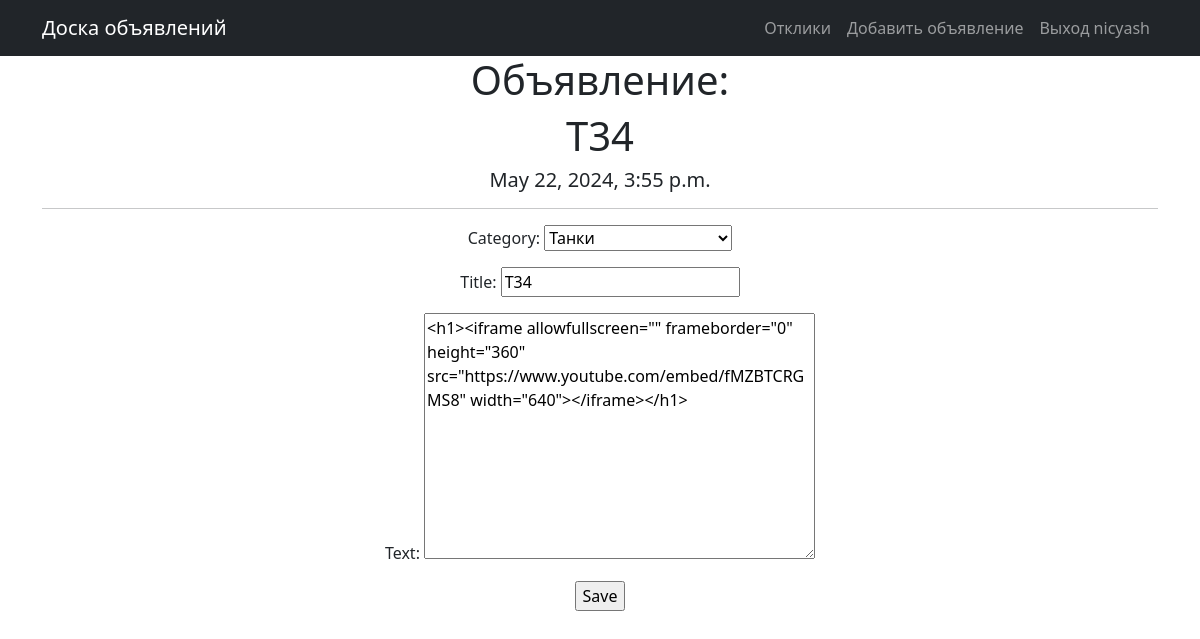
Screenshot of /ad/1/edit/ (signed in) with the database file from the repository.
### BoardApp/models.py (models this page shows, shortened)
class Ad(models.Model):
    TYPE = [
        ('tank', 'Танки'),
        ('heal', 'Хилы'),
        ('DD', 'ДД'),
        ('traders', 'Торговцы'),
        ('gildemasters', 'Гилдмастеры'),
        ('quest', 'Квестгиверы'),
        ('blacksmiths', 'Кузнецы'),
        ('tanners', 'Кожевники'),
        ('potion', 'Зельевары'),
        ('spellmasters', 'Мастера заклинаний'),
    ]
    author = models.ForeignKey(User, on_delete=models.CASCADE)
    category = models.CharField(max_length=12, choices=TYPE, default='tank')
    ad_time = models.DateTimeField(auto_now_add=True)
    title = models.CharField(max_length=255, default='Загаловок')
    text = RichTextUploadingField(blank=True, null=True)

### BoardApp/views.py (the view)
# urls.py: path('ad/<int:pk>/edit/', AdUpdate.as_view(), name='ad_update'),
class AdUpdate(PermissionRequiredMixin, LoginRequiredMixin, UpdateView):
    permission_required = ('BoardApp.change_ad',)
    raise_exception = True
    form_class = AdForm
    model = Ad
    template_name = 'ad_edit.html'

### BoardApp/forms.py
class AdForm(forms.ModelForm):
    class Meta:
        model = Ad
        fields = ['category', 'title', 'text',]
        widgets = {'author': forms.HiddenInput()}

### templates/ad_edit.html (shortened to what this page needs)
{% extends 'default.html' %}
{% block content %}
<h1>Объявление:</h1>
<h1>{{object.title}}</h1>
<h5>{{object.ad_time}}</h5>
<hr>
{% if request.user.id == object.author.id %}
<form action="" method="post">
    {{ form.as_p }}
    <input type="submit" value="Save" />
</form>
{% else %}
<h1>Недостаточно прав! </h1>
{% endif %}
{% endblock content %}

### templates/default.html (shortened to what this page needs)
<!DOCTYPE html>
<html lang="en">
    <head>
        {% load static %}
        <link href="{% static 'css/styles.css' %}" rel="stylesheet" />
    </head>
    <body>
        <nav class="navbar navbar-expand-lg navbar-dark bg-dark static-top">
           <div class="container">
               <a class="navbar-brand" href="{%url 'ad'%}">Доска объявлений</a>
               <div class="collapse navbar-collapse" id="navbarResponsive">
                   <ul class="navbar-nav ms-auto mb-2 mb-lg-0">
                       {% if request.user.is_authenticated %}
                       <li class="nav-item"><a class="nav-link" href="{%url 'response'%}"> Отклики</a></li>
                       <li class="nav-item"><a class="nav-link" href="{%url 'ad_create'%}"> Добавить объявление</a></li>
                       <li class="nav-item"><a class="nav-link" href="/accounts/logout/">Выход {{request.user}} </a></li>
                       {% else %}
                       <li class="nav-item"><a class="nav-link" href="/accounts/login/">Вход</a></li>
                       {% endif %}
                   </ul>
               </div>
           </div>
        </nav>
        <div class="container">
           <div class="row">
               <div class="col-lg-12 text-center">
                   {% block content %}
                   {% endblock content %}
               </div>
           </div>
        </div>
    </body>
</html>

### rows the page displays
Ad: title "Т34", ad_time "May 22, 2024, 3:55 p.m.", category "Танки", text "<h1><iframe allowfullscreen=\"\" frameborder=\"0\" height=\"360\" src=\"https://www.youtube.com/embed/fMZBTCRGMS8\" width=\"640\"></iframe></h1>"

### other values shown
{{ request.user }} "nicyash"
